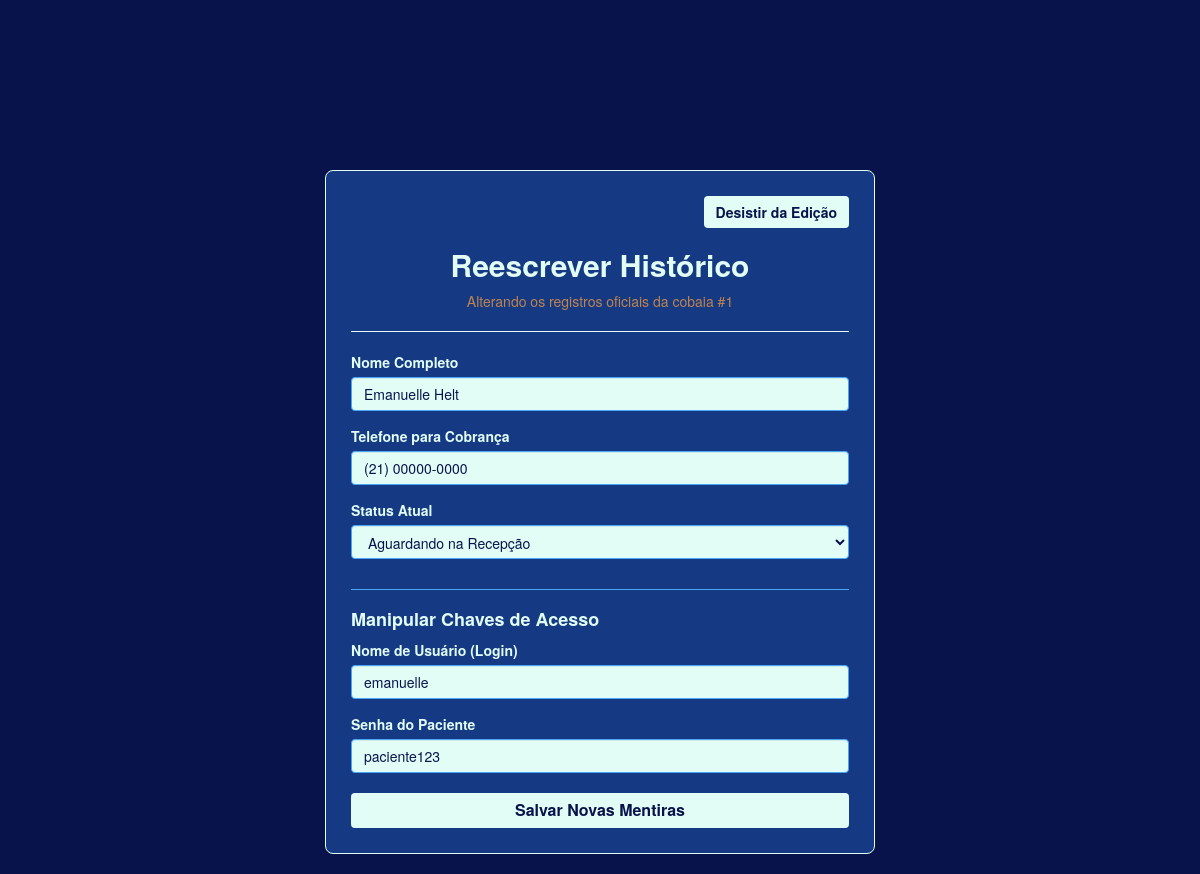
Page /editar_paciente/1 on the committed database.
### tables this page shows
CREATE TABLE pacientes_secretaria (
                        id INTEGER PRIMARY KEY AUTOINCREMENT,
                        nome TEXT NOT NULL,
                        telefone TEXT NOT NULL,
                        status TEXT NOT NULL,
                        usuario_login TEXT UNIQUE);

CREATE TABLE usuarios (
                        id INTEGER PRIMARY KEY AUTOINCREMENT,
                        usuario TEXT UNIQUE NOT NULL,
                        senha TEXT NOT NULL,
                        papel TEXT NOT NULL);

### app.py (the view, shortened to what this page needs)
@app.route('/editar_paciente/<int:id_paciente>', methods=['GET', 'POST'])
def editar_paciente(id_paciente):
    conn = conectar_banco()
    paciente_current = conn.execute('SELECT * FROM pacientes_secretaria WHERE id = ?', (id_paciente,)).fetchone()
    login_antigo = paciente_current['usuario_login']
    usuario_db = conn.execute('SELECT senha FROM usuarios WHERE usuario = ?', (login_antigo,)).fetchone()
    senha_atual = usuario_db['senha'] if usuario_db else ''
    conn.close()
    return render_template('editar_paciente.html', paciente=paciente_current, senha_atual=senha_atual)

### app.py (called while the page is built)
def conectar_banco():
    conn = sqlite3.connect(ARQUIVO_BANCO)
    conn.row_factory = sqlite3.Row
    return conn

### templates/editar_paciente.html (shortened to what this page needs)
<!DOCTYPE html>
<html lang="pt-BR">
<head>
    <link rel="stylesheet" href="https://stackpath.bootstrapcdn.com/bootstrap/3.4.1/css/bootstrap.min.css">
    <link rel="stylesheet" href="{{ url_for('static', filename='css/style.css') }}">
</head>
<body>
    <div class="container dashboard-container">
        <div class="row">
            <div class="col-md-6 col-md-offset-3">
                <div class="main-panel">
                    <div class="text-right mb-3" style="margin-bottom: 20px;">
                        <a href="{{ url_for('secretaria_recepcao') }}" class="btn btn-ouro">Desistir da Edição</a>
                    </div>
                    <h2 class="text-ouro text-center" style="margin-top: 0;">Reescrever Histórico</h2>
                    <p class="text-center text-muted">Alterando os registros oficiais da cobaia #{{ paciente.id }}</p>
                    <hr style="border-color: #e2fdf6;">
                    <form action="{{ url_for('editar_paciente', id_paciente=paciente.id) }}" method="POST">
                        <div class="form-group">
                            <label for="nome" style="color: #e2fdf6;">Nome Completo</label>
                            <input type="text" class="form-control" id="nome" name="nome" value="{{ paciente.nome }}" required>
                        </div>
                        <div class="form-group">
                            <label for="telefone" style="color: #e2fdf6;">Telefone para Cobrança</label>
                            <input type="text" class="form-control" id="telefone" name="telefone" value="{{ paciente.telefone }}" required>
                        </div>
                        <div class="form-group">
                            <label for="status" style="color: #e2fdf6;">Status Atual</label>
                            <select class="form-control" id="status" name="status">
                                <option value="Aguardando" {% if paciente.status == 'Aguardando' %}selected{% endif %}>Aguardando na Recepção</option>
                            </select>
                        </div>
                        <hr style="border-color: #49a4fc; margin-top: 30px;">
                        <h4 class="text-ouro">Manipular Chaves de Acesso</h4>
                        <div class="form-group">
                            <label for="usuario_login" style="color: #e2fdf6;">Nome de Usuário (Login)</label>
                            <input type="text" class="form-control" id="usuario_login" name="usuario_login" value="{{ paciente.usuario_login }}" required>
                        </div>
                        <div class="form-group">
                            <label for="senha_login" style="color: #e2fdf6;">Senha do Paciente</label>
                            <input type="text" class="form-control" id="senha_login" name="senha_login" value="{{ senha_atual }}" required>
                        </div>
                        <button type="submit" class="btn btn-ouro btn-block" style="margin-top: 20px; font-size: 16px;">Salvar Novas Mentiras</button>
                    </form>
                </div>
            </div>
        </div>
    </div>
</body>
</html>

### static/css/style.css (style rules this page uses)
body { padding-top: 100px; background-color: #08134b; color: #e2fdf6; }
h2 { color: #e2fdf6; font-weight: bold; }
.text-muted { color: #be834e !important; }
label { color: #e2fdf6; }
.form-control { background-color: #e2fdf6; color: #08134b; border: 1px solid #49a4fc; }
.dashboard-container { margin-top: 50px; padding: 20px; }
.main-panel { background-color: #153a83; border-radius: 8px; padding: 25px; border: 1px solid #e2fdf6; }
.text-ouro { color: #e2fdf6 !important; font-weight: bold; }
.btn-ouro { background-color: #e2fdf6; color: #08134b; font-weight: bold; border: none; }

### rows in the picture
pacientes_secretaria: id "1", nome "Emanuelle Helt", telefone "(21) 00000-0000", usuario_login "emanuelle"
usuarios: senha_login "paciente123"
